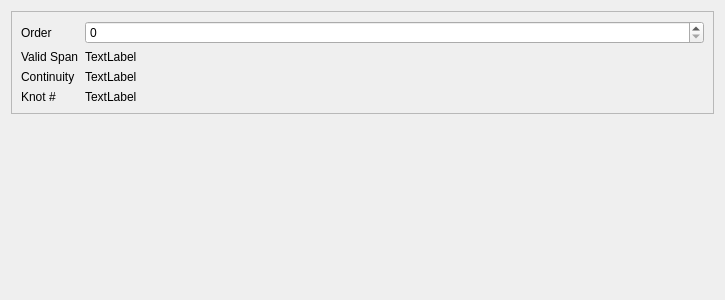
<?xml version="1.0" encoding="UTF-8"?>
<ui version="4.0">
 <class>SplineParam</class>
 <widget class="QWidget" name="SplineParam">
  <property name="geometry">
   <rect>
    <x>0</x>
    <y>0</y>
    <width>725</width>
    <height>300</height>
   </rect>
  </property>
  <property name="windowTitle">
   <string>Form</string>
  </property>
  <layout class="QVBoxLayout" name="verticalLayout">
   <item>
    <widget class="QFrame" name="frame">
     <property name="frameShape">
      <enum>QFrame::StyledPanel</enum>
     </property>
     <property name="frameShadow">
      <enum>QFrame::Raised</enum>
     </property>
     <layout class="QFormLayout" name="formLayout">
      <item row="0" column="0">
       <widget class="QLabel" name="label">
        <property name="text">
         <string>Order</string>
        </property>
       </widget>
      </item>
      <item row="0" column="1">
       <widget class="QSpinBox" name="orderBox">
        <property name="sizePolicy">
         <sizepolicy hsizetype="MinimumExpanding" vsizetype="Fixed">
          <horstretch>0</horstretch>
          <verstretch>0</verstretch>
         </sizepolicy>
        </property>
       </widget>
      </item>
      <item row="1" column="0">
       <widget class="QLabel" name="label_2">
        <property name="text">
         <string>Valid Span</string>
        </property>
       </widget>
      </item>
      <item row="1" column="1">
       <widget class="QLabel" name="validLabel">
        <property name="text">
         <string>TextLabel</string>
        </property>
       </widget>
      </item>
      <item row="2" column="0">
       <widget class="QLabel" name="label_3">
        <property name="text">
         <string>Continuity</string>
        </property>
       </widget>
      </item>
      <item row="2" column="1">
       <widget class="QLabel" name="contLabel">
        <property name="text">
         <string>TextLabel</string>
        </property>
       </widget>
      </item>
      <item row="3" column="0">
       <widget class="QLabel" name="label_5">
        <property name="text">
         <string>Knot #</string>
        </property>
       </widget>
      </item>
      <item row="3" column="1">
       <widget class="QLabel" name="knotLabel">
        <property name="text">
         <string>TextLabel</string>
        </property>
       </widget>
      </item>
     </layout>
    </widget>
   </item>
   <item>
    <spacer name="verticalSpacer">
     <property name="orientation">
      <enum>Qt::Vertical</enum>
     </property>
     <property name="sizeHint" stdset="0">
      <size>
       <width>20</width>
       <height>40</height>
      </size>
     </property>
    </spacer>
   </item>
  </layout>
 </widget>
 <resources/>
 <connections>
  <connection>
   <sender>orderBox</sender>
   <signal>valueChanged(int)</signal>
   <receiver>SplineParam</receiver>
   <slot>orderChanged(int)</slot>
   <hints>
    <hint type="sourcelabel">
     <x>403</x>
     <y>32</y>
    </hint>
    <hint type="destinationlabel">
     <x>362</x>
     <y>149</y>
    </hint>
   </hints>
  </connection>
 </connections>
 <slots>
  <slot>orderChanged(int)</slot>
 </slots>
</ui>
